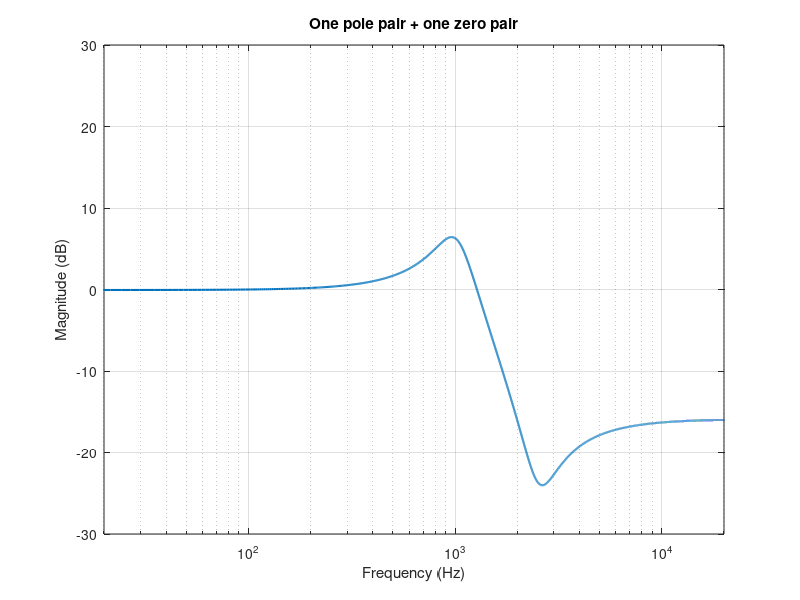
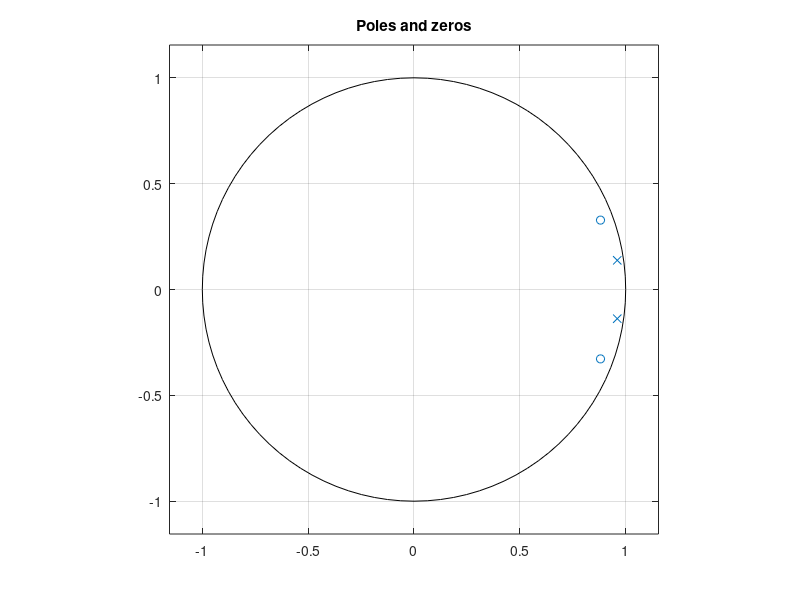

The MATLAB source for these figures, in order:
clear
close all
clc

Fs = 44100;

%% ONE POLE PAIR
poleFreq = 1000;
poleRadius = 0.97;

thetaP = 2*pi*poleFreq/Fs;

poles = poleRadius * exp(1j*[thetaP -thetaP]);

%% ONE ZERO PAIR
zeroFreq = 2500;
zeroRadius = 0.94;

thetaZ = 2*pi*zeroFreq/Fs;

zeros_ = zeroRadius * exp(1j*[thetaZ -thetaZ]);

%% TURN ROOTS INTO FILTER COEFFICIENTS
a = real(poly(poles));
b = real(poly(zeros_));

%% NORMALISE AT 100 Hz
Htmp = freqz(b,a,2*pi*[100 101]/Fs);
H100 = Htmp(1);
b = b / abs(H100);

%% FREQUENCY RESPONSE
[H,f] = freqz(b,a,8192,Fs);

mag = 20*log10(abs(H));

figure
semilogx(f,mag,'LineWidth',1.5)
grid on
xlim([20 20000])
ylim([-30 30])
xlabel('Frequency (Hz)')
ylabel('Magnitude (dB)')
title('One pole pair + one zero pair')

%% POLE/ZERO MAP
figure
zplane(b,a)
title('Poles and zeros')
